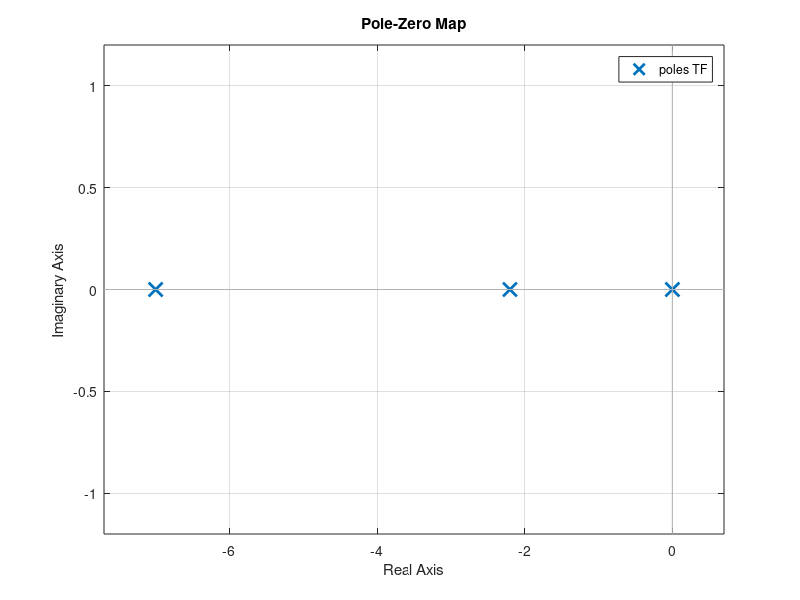
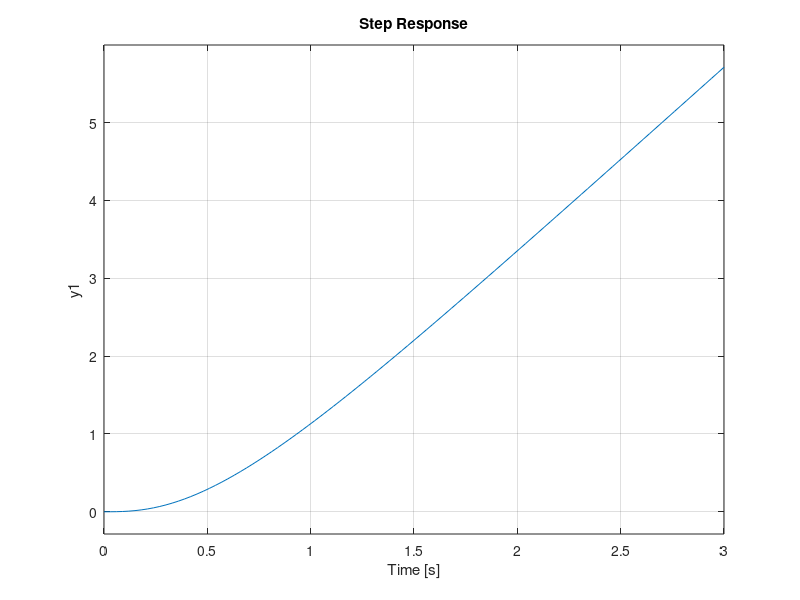
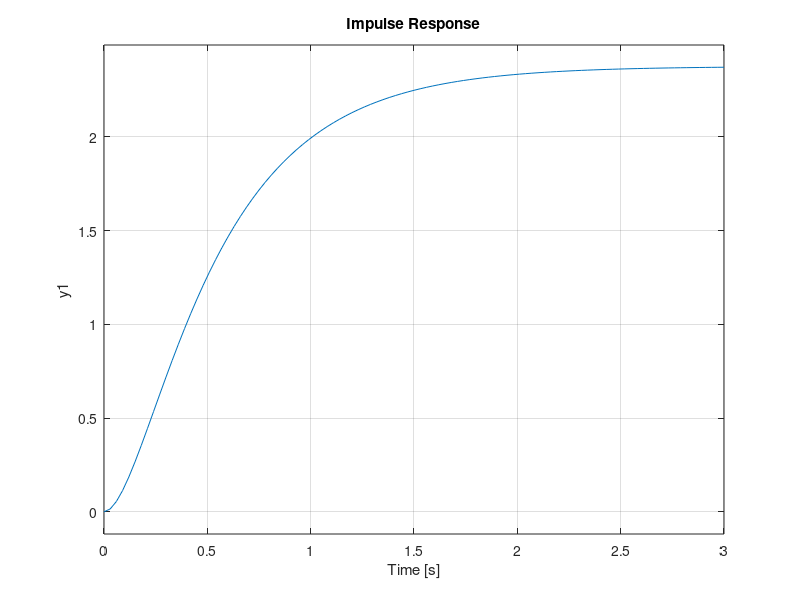
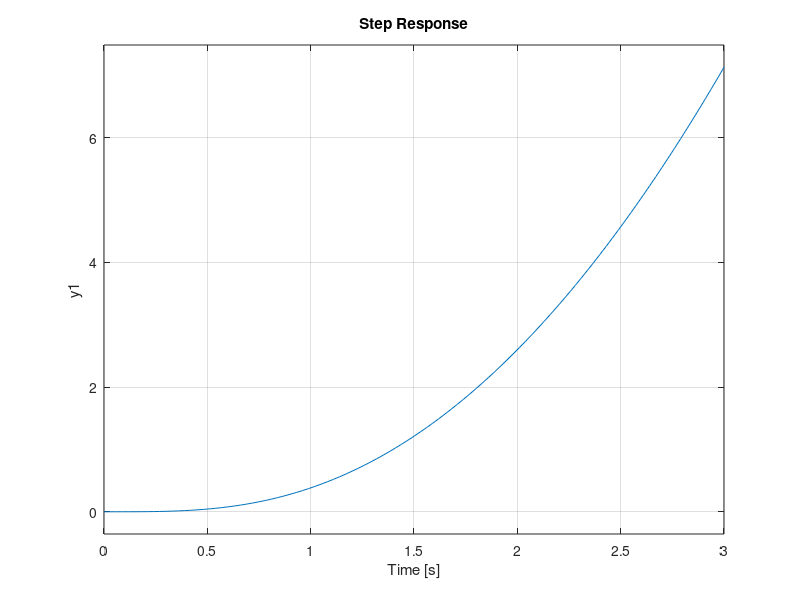

Write the MATLAB code that produced these figures, in order.
%%3_1a
s = tf('s')
num = [ 0 0 36.6];
den = [1 9.2 15.4 0];
TF = tf(num,den)
figure
pzmap(TF)
figure
step(TF)
figure
impulse(TF)
figure
title('Ramp response')
step(TF/s) %ramp response